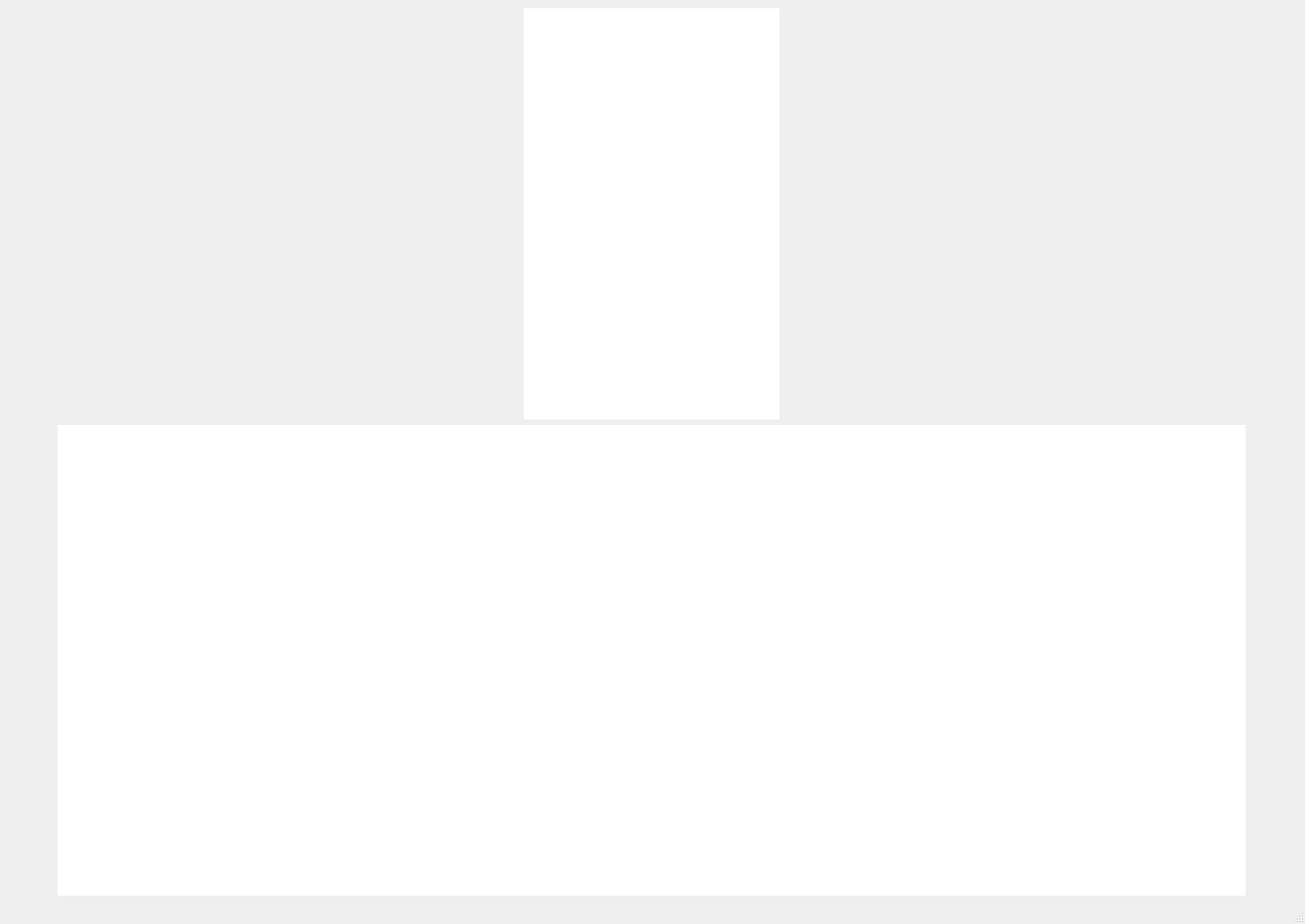
<?xml version="1.0" encoding="UTF-8"?>
<ui version="4.0">
 <class>DisplayData</class>
 <widget class="QMainWindow" name="DisplayData">
  <property name="geometry">
   <rect>
    <x>0</x>
    <y>0</y>
    <width>1428</width>
    <height>1011</height>
   </rect>
  </property>
  <property name="windowTitle">
   <string>MainWindow</string>
  </property>
  <property name="windowIcon">
   <iconset resource="main.qrc">
    <normaloff>:/image/_displayLogo.png</normaloff>:/image/_displayLogo.png</iconset>
  </property>
  <property name="windowOpacity">
   <double>2.000000000000000</double>
  </property>
  <widget class="QWidget" name="centralwidget">
   <layout class="QGridLayout" name="gridLayout">
    <item row="0" column="2">
     <widget class="Humidity" name="widget_3" native="true">
      <property name="minimumSize">
       <size>
        <width>200</width>
        <height>200</height>
       </size>
      </property>
      <property name="maximumSize">
       <size>
        <width>450</width>
        <height>450</height>
       </size>
      </property>
      <property name="font">
       <font>
        <weight>50</weight>
        <bold>false</bold>
       </font>
      </property>
      <property name="focusPolicy">
       <enum>Qt::NoFocus</enum>
      </property>
     </widget>
    </item>
    <item row="0" column="1">
     <widget class="QTableWidget" name="tableWidget">
      <property name="minimumSize">
       <size>
        <width>280</width>
        <height>450</height>
       </size>
      </property>
      <property name="maximumSize">
       <size>
        <width>280</width>
        <height>450</height>
       </size>
      </property>
      <property name="frameShape">
       <enum>QFrame::NoFrame</enum>
      </property>
      <property name="frameShadow">
       <enum>QFrame::Sunken</enum>
      </property>
      <property name="horizontalScrollBarPolicy">
       <enum>Qt::ScrollBarAlwaysOff</enum>
      </property>
      <property name="showGrid">
       <bool>false</bool>
      </property>
      <property name="gridStyle">
       <enum>Qt::DashDotDotLine</enum>
      </property>
     </widget>
    </item>
    <item row="0" column="0">
     <widget class="tempature" name="widget_2" native="true">
      <property name="sizePolicy">
       <sizepolicy hsizetype="Preferred" vsizetype="Preferred">
        <horstretch>50</horstretch>
        <verstretch>50</verstretch>
       </sizepolicy>
      </property>
      <property name="minimumSize">
       <size>
        <width>200</width>
        <height>200</height>
       </size>
      </property>
      <property name="maximumSize">
       <size>
        <width>450</width>
        <height>450</height>
       </size>
      </property>
     </widget>
    </item>
    <item row="1" column="0" colspan="3">
     <widget class="QtCharts::QChartView" name="graphicsView">
      <property name="sizePolicy">
       <sizepolicy hsizetype="Preferred" vsizetype="Preferred">
        <horstretch>0</horstretch>
        <verstretch>0</verstretch>
       </sizepolicy>
      </property>
      <property name="minimumSize">
       <size>
        <width>0</width>
        <height>0</height>
       </size>
      </property>
      <property name="maximumSize">
       <size>
        <width>16777215</width>
        <height>16777215</height>
       </size>
      </property>
      <property name="frameShape">
       <enum>QFrame::NoFrame</enum>
      </property>
      <property name="frameShadow">
       <enum>QFrame::Sunken</enum>
      </property>
     </widget>
    </item>
   </layout>
  </widget>
  <widget class="QMenuBar" name="menubar">
   <property name="geometry">
    <rect>
     <x>0</x>
     <y>0</y>
     <width>1428</width>
     <height>23</height>
    </rect>
   </property>
  </widget>
  <widget class="QStatusBar" name="statusbar"/>
  <action name="actionf">
   <property name="text">
    <string>串口设置</string>
   </property>
  </action>
  <action name="actiond">
   <property name="text">
    <string>保存数据</string>
   </property>
  </action>
  <action name="actionq">
   <property name="text">
    <string>清空数据</string>
   </property>
  </action>
 </widget>
 <customwidgets>
  <customwidget>
   <class>QtCharts::QChartView</class>
   <extends>QGraphicsView</extends>
   <header>qchartview.h</header>
  </customwidget>
  <customwidget>
   <class>Humidity</class>
   <extends>QWidget</extends>
   <header>humidity.h</header>
   <container>1</container>
  </customwidget>
  <customwidget>
   <class>tempature</class>
   <extends>QWidget</extends>
   <header>tempature.h</header>
   <container>1</container>
  </customwidget>
 </customwidgets>
 <resources>
  <include location="main.qrc"/>
 </resources>
 <connections/>
</ui>
